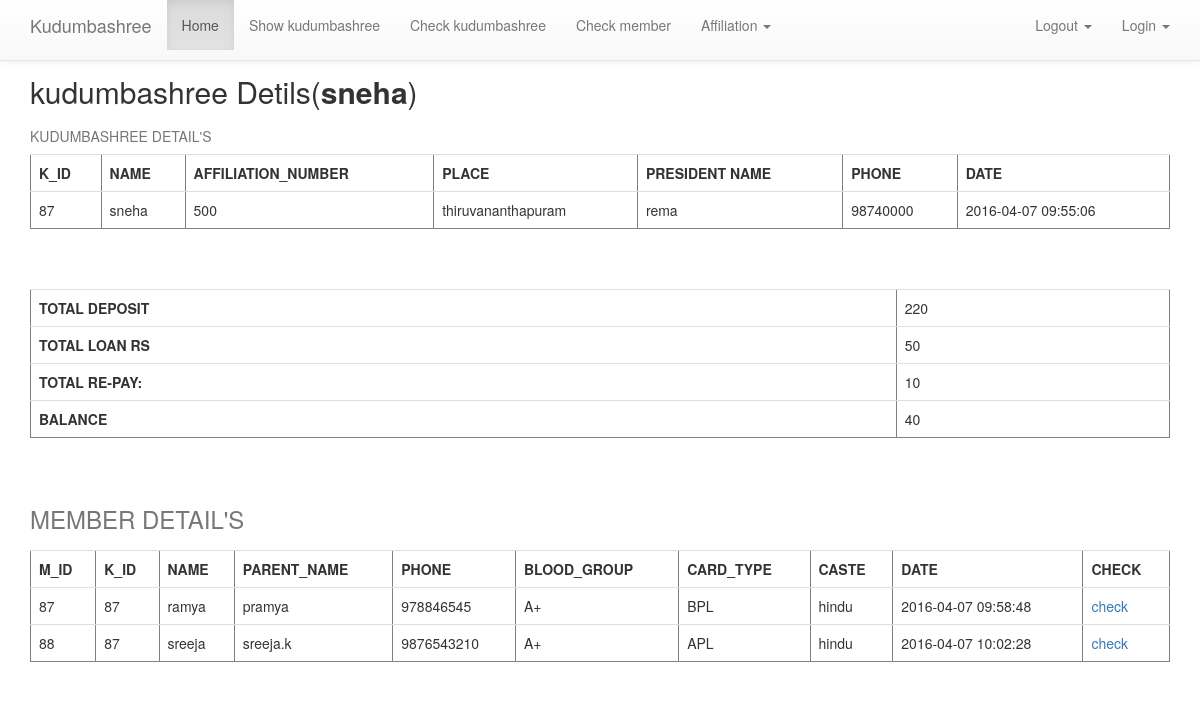
Page /pcheck kudumbashree new.php?id=87 (signed in) on the committed database.
### tables this page shows
CREATE TABLE IF NOT EXISTS `sign_up_kudumbashree` (
  `k_id` int(200) NOT NULL AUTO_INCREMENT,
  `name` varchar(200) DEFAULT NULL,
  `affiliation_number` varchar(200) DEFAULT NULL,
  `place` varchar(200) DEFAULT NULL,
  `presi_secre_name` varchar(200) DEFAULT NULL,
  `phone` varchar(200) DEFAULT NULL,
  `date` varchar(200) DEFAULT NULL,
  PRIMARY KEY (`k_id`),
  UNIQUE KEY `k_id_3` (`k_id`,`affiliation_number`),
  UNIQUE KEY `k_id_4` (`k_id`,`affiliation_number`),
  KEY `affiliation_number` (`affiliation_number`),
  KEY `k_id` (`k_id`),
  KEY `k_id_2` (`k_id`)
);

CREATE TABLE IF NOT EXISTS `member_add` (
  `m_id` int(200) NOT NULL AUTO_INCREMENT,
  `k_id` int(200) DEFAULT NULL,
  `name` varchar(200) DEFAULT NULL,
  `parent_name` varchar(200) DEFAULT NULL,
  `dob_day` varchar(200) DEFAULT NULL,
  `dob_month` varchar(200) DEFAULT NULL,
  `dob_year` varchar(200) DEFAULT NULL,
  `phone` varchar(200) DEFAULT NULL,
  `blood_group` varchar(200) DEFAULT NULL,
  `card_type` varchar(200) DEFAULT NULL,
  `caste` varchar(200) DEFAULT NULL,
  `date` varchar(200) NOT NULL,
  PRIMARY KEY (`m_id`),
  UNIQUE KEY `m_id_2` (`m_id`,`k_id`),
  KEY `k_id` (`k_id`),
  KEY `m_id` (`m_id`)
);

### pcheck kudumbashree new.php (the view, shortened to what this page needs)
<!DOCTYPE html>
<html>
<head>
 	<?php
	include 'includes/punchayath_header.php';
	include 'includes/db_connection.php';
	$kudk_id=$_GET['id'];
	?>
</head>
<body class="pad_top">
<div class="container">
<?php
$query = "select name from sign_up_kudumbashree where k_id = $kudk_id";
$result = mysqli_query($connection,$query);
while($user = mysqli_fetch_assoc($result))
{
$kudu_name=$user['name'];
}
echo "<h2>kudumbashree Detils(<b>$kudu_name</b>)</h2>";
$query = "select * from sign_up_kudumbashree where k_id=$kudk_id";
$result = mysqli_query($connection,$query);
echo "<center>";
if($result)
{
	echo "<table class='table' border='1' cellspacing=10px>";
	echo "<caption>KUDUMBASHREE DETAIL'S</caption>";
	ECHO "<tr>";
	echo "<TH>"."K_ID"."</TH>";
	echo "<th>"."NAME"."</th>";
	echo "<th>"."AFFILIATION_NUMBER"."</th>";
	echo "<th>"."PLACE"."</th>";
	echo "<th>"."PRESIDENT NAME"."</th>";
	echo "<th>"."PHONE"."</th>";
	echo "<th>"."DATE"."</th>";
	echo "</tr>";
while($user = mysqli_fetch_assoc($result))
{
	echo "<tr>";
	echo "<td>";
	echo $user['k_id'];
	echo "</td>";
	echo "<td>";
	echo $user['name'];
	echo "</td>";
	echo "<td>";
	echo $user['affiliation_number'];
	echo "</td>";
	echo "<td>";
	echo $user['place'];
	echo "</td>";
	echo "<td>";
	echo $user['presi_secre_name'];
	echo "</td>";
	echo "<td>";
	echo $user['phone'];
	echo "</td>";echo "<td>";
	echo $user['date'];
	echo "</td>";
}}
echo "</table>";
$smquery="select sum(amount) from member_deposit where k_id=$kudk_id";
$smresult=mysqli_query($connection,$smquery);
while($smrow=mysqli_fetch_array($smresult))
	{
		$pdeposit_kudumbashree=$smrow['sum(amount)'];
	}
$smquery="select sum(amount) from loan_repay where k_id = $kudk_id";
$smresult=mysqli_query($connection,$smquery);
while($smrow=mysqli_fetch_array($smresult))
	{
		$smsum_repay=$smrow['sum(amount)'];
	}
$smquery="select sum(amount) from member_loan where k_id=$kudk_id";
$smresult=mysqli_query($connection,$smquery);
while($smrow=mysqli_fetch_array($smresult))
	{
		$smsum_loan=$smrow['sum(amount)'];
	}
$blnc=$smsum_loan-$smsum_repay;
ECHO "<table class='table' border=1 cellspacing=5 cellpadding=5><tr><th>TOTAL DEPOSIT</th><td>$pdeposit_kudumbashree</td></tr>
<tr><th>TOTAL LOAN RS</th><td>$smsum_loan</td>
</tr><tr><th>TOTAL RE-PAY:</th><td>$smsum_repay</td></tr>
<tr><TH>BALANCE</TH><td>$blnc</td></tr></table>";
$query = "select * from member_add where k_id=$kudk_id";
$result = mysqli_query($connection,$query);
if($result)
{
	echo "<table class='table' border='1'cellpadding=5px>";
	echo "<caption><h3 id='MEMBER DETAIL'>MEMBER DETAIL'S</h3></caption>";
	ECHO "<tr>";
	echo "<TH>"."M_ID"."</TH>";
	echo "<th>"."K_ID"."</th>";
	echo "<th>"."NAME"."</th>";
	echo "<th>"."PARENT_NAME"."</th>";
	echo "<th>"."PHONE"."</th>";
	echo "<th>"."BLOOD_GROUP"."</th>";
	echo "<th>"."CARD_TYPE"."</th>";
	echo "<th>"."CASTE"."</th>";
	echo "<th>"."DATE"."</th>";
	echo "<th>"."CHECK"."</th>";
	echo "</tr>";
while($user = mysqli_fetch_assoc($result))
{
	echo "<tr>";
	echo "<td>";
	echo $user['m_id'];
	echo "</td>";
	echo "<td>";
	echo $user['k_id'];
	echo "</td>";
	echo "<td>";
	echo $user['name'];
	echo "</td>";
	echo "<td>";
	echo $user['parent_name'];
	echo "</td>";
	echo "<td>";
	echo $user['phone'];
	echo "</td>";
	echo "<td>";
	echo $user['blood_group'];
	echo "</td>";
	echo "<td>";
	echo $user['card_type'];
	echo "</td>";
	echo "<td>";
	echo $user['caste'];
	echo "</td>";
	echo "<td>";
	echo $user['date'];
	echo "</td>";
	echo "<td>";
	echo "<a href='pcheck_member2.php?id=".$user['m_id']."'>check</a>";
	echo "</td>";
	echo "</tr>";
}
echo "</table>";
}
?>
</div>
</body>
</html>

### css/styles.css (style rules this page uses)
.pad_top { padding-top: 35px; }
.container { padding-bottom: 10px; }

### rows in the picture
sign_up_kudumbashree: name "sneha", k_id "87", affiliation_number "500", place "thiruvananthapuram", presi_secre_name "rema", phone "98740000", date "2016-04-07 09:55:06"
member_add: m_id "87", k "87", name "ramya", parent_name "pramya", phone "978846545", blood_group "A+", card_type "BPL", caste "hindu", date "2016-04-07 09:58:48"
member_add: m_id "88", k "87", name "sreeja", parent_name "sreeja.k", phone "9876543210", blood_group "A+", card_type "APL", caste "hindu", date "2016-04-07 10:02:28"

### other values in the picture
$pdeposit_kudumbashree "220"
$smsum_loan "50"
$smsum_repay "10"
$blnc "40"
